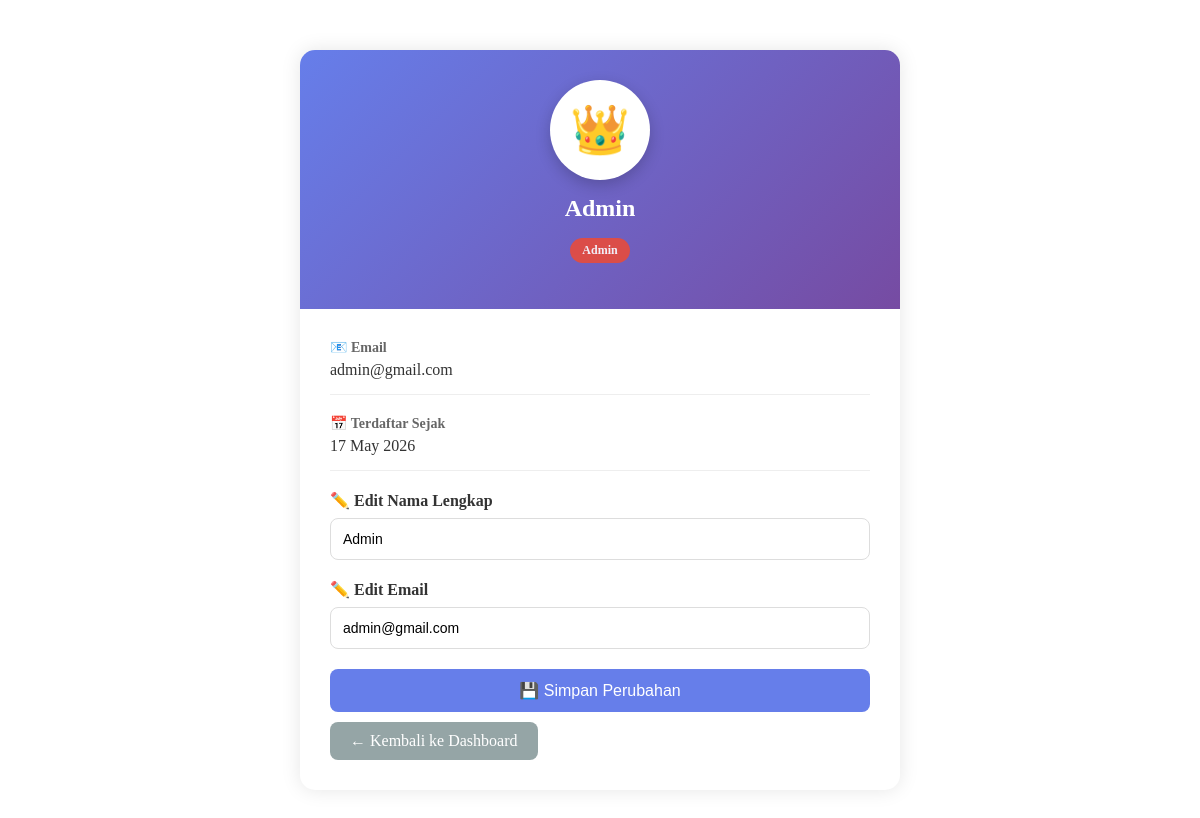
The page /profil.php (signed in) on the database its author committed.
### tables this page shows
CREATE TABLE `users` (
  `id` int(11) NOT NULL,
  `nama` varchar(100) DEFAULT NULL,
  `email` varchar(100) DEFAULT NULL,
  `password` varchar(255) DEFAULT NULL,
  `role` enum('admin','user','manager') DEFAULT 'user'
);

### profil.php (the view, shortened to what this page needs)
<?php
include 'connection.php';
$user_id = $_SESSION['user_id'];
$query = "SELECT * FROM users WHERE id = $user_id";
$result = mysqli_query($conn, $query);
$user = mysqli_fetch_assoc($result);
?>
<!DOCTYPE html>
<html>
<head>
</head>
<body>
<div class="profile-container">
    <div class="profile-header">
        <div class="profile-avatar">
            <?php
                if ($user['role'] == 'admin') echo "👑";
                elseif ($user['role'] == 'manager') echo "📊";
                else echo "👤";
            ?>
        </div>
        <h2><?php echo htmlspecialchars($user['nama']); ?></h2>
        <p>
            <span class="role-badge role-<?php echo $user['role']; ?>">
                <?php echo ucfirst($user['role']); ?>
            </span>
        </p>
    </div>
    <div class="profile-body">
        <div class="info-group">
            <div class="info-label">📧 Email</div>
            <div class="info-value"><?php echo htmlspecialchars($user['email']); ?></div>
        </div>
        <div class="info-group">
            <div class="info-label">📅 Terdaftar Sejak</div>
            <div class="info-value"><?php echo date('d F Y', strtotime($user['created_at'] ?? date('Y-m-d'))); ?></div>
        </div>
        <form method="POST">
            <div class="form-group">
                <label>✏️ Edit Nama Lengkap</label>
                <input type="text" name="nama" value="<?php echo htmlspecialchars($user['nama']); ?>" required>
            </div>
            <div class="form-group">
                <label>✏️ Edit Email</label>
                <input type="email" name="email" value="<?php echo htmlspecialchars($user['email']); ?>" required>
            </div>
            <button type="submit" class="btn-save">💾 Simpan Perubahan</button>
        </form>
        <a href="dashboard.php" class="btn-back">← Kembali ke Dashboard</a>
    </div>
</div>
</body>
</html>

### profil.php (style rules this page uses)
.profile-container { max-width: 600px; margin: 50px auto; background: white; border-radius: 15px; box-shadow: 0 0 20px rgba(0,0,0,0.1); overflow: hidden; }
.profile-header { background: linear-gradient(135deg, #667eea 0%, #764ba2 100%); color: white; padding: 30px; text-align: center; }
.profile-avatar { width: 100px; height: 100px; background: white; border-radius: 50%; margin: 0 auto 15px; display: flex; align-items: center; justify-content: center; font-size: 48px; box-shadow: 0 5px 15px rgba(0,0,0,0.2); }
.profile-header h2 { margin: 10px 0 5px; }
.profile-header p { opacity: 0.9; }
.profile-body { padding: 30px; }
.info-group { margin-bottom: 20px; padding-bottom: 15px; border-bottom: 1px solid #eee; }
.info-label { font-weight: bold; color: #666; font-size: 14px; margin-bottom: 5px; }
.info-value { font-size: 16px; color: #333; }
.form-group { margin-bottom: 20px; }
label { display: block; margin-bottom: 8px; font-weight: bold; color: #333; }
input { width: 100%; padding: 12px; border: 1px solid #ddd; border-radius: 8px; font-size: 14px; box-sizing: border-box; }
.btn-save { background: #667eea; color: white; padding: 12px 20px; border: none; border-radius: 8px; cursor: pointer; font-size: 16px; width: 100%; }
.btn-back { display: inline-block; background: #95a5a6; color: white; padding: 10px 20px; text-decoration: none; border-radius: 8px; margin-top: 10px; text-align: center; }
.role-badge { display: inline-block; padding: 5px 12px; border-radius: 20px; font-size: 12px; font-weight: bold; }
.role-admin { background: #e74c3c; color: white; }

### rows shown on the page
users: nama "Admin", role "Admin", email "admin@gmail.com"
